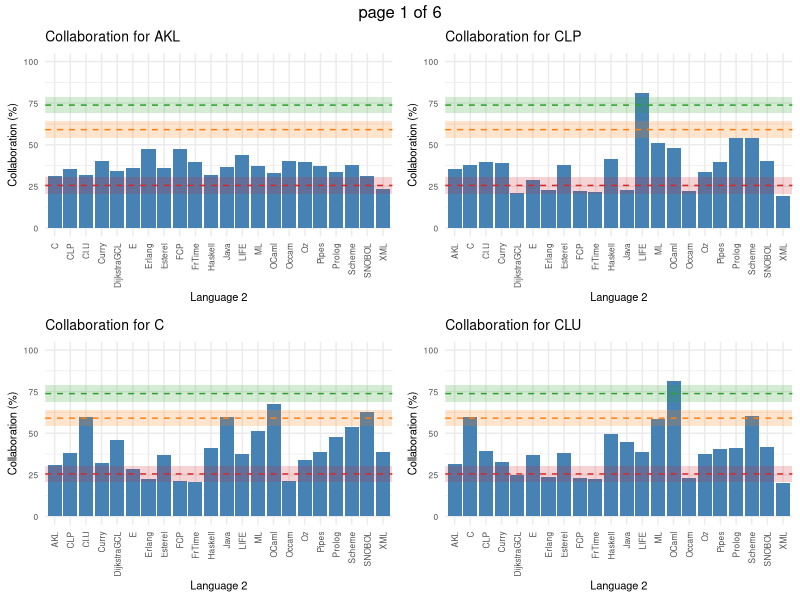
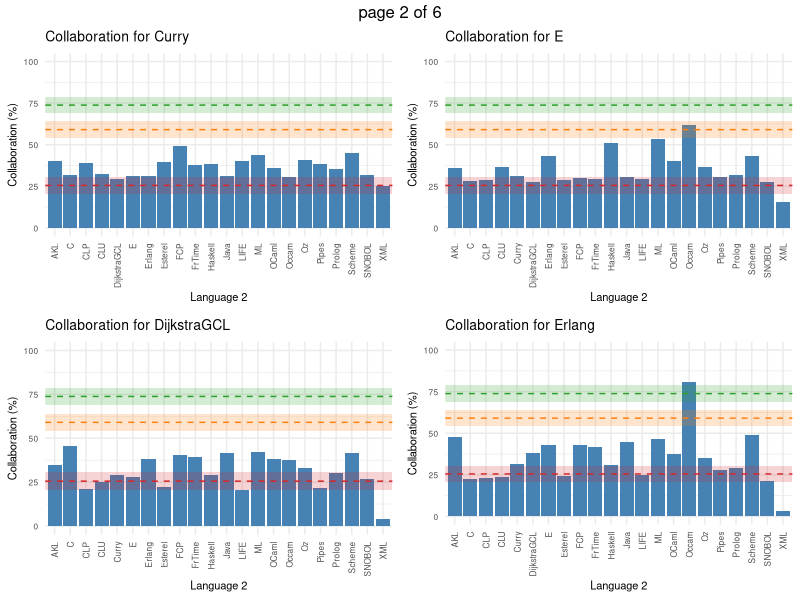
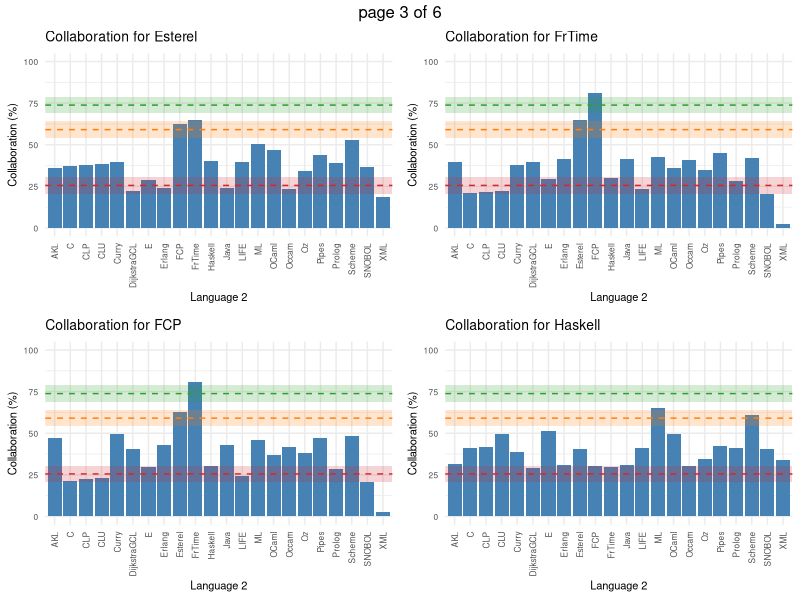
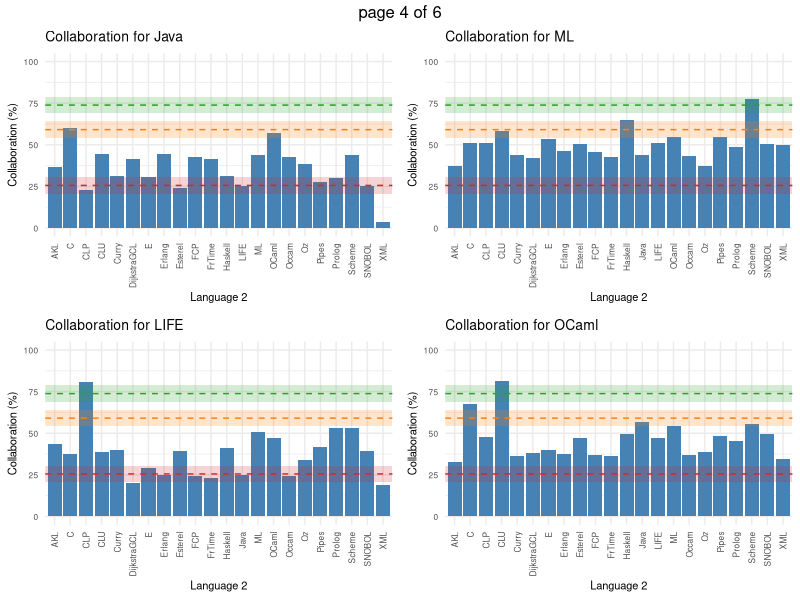
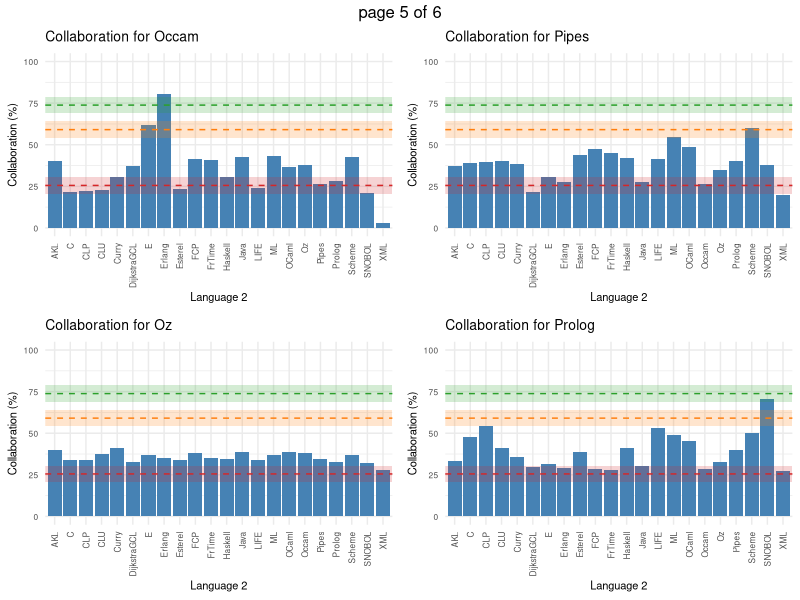
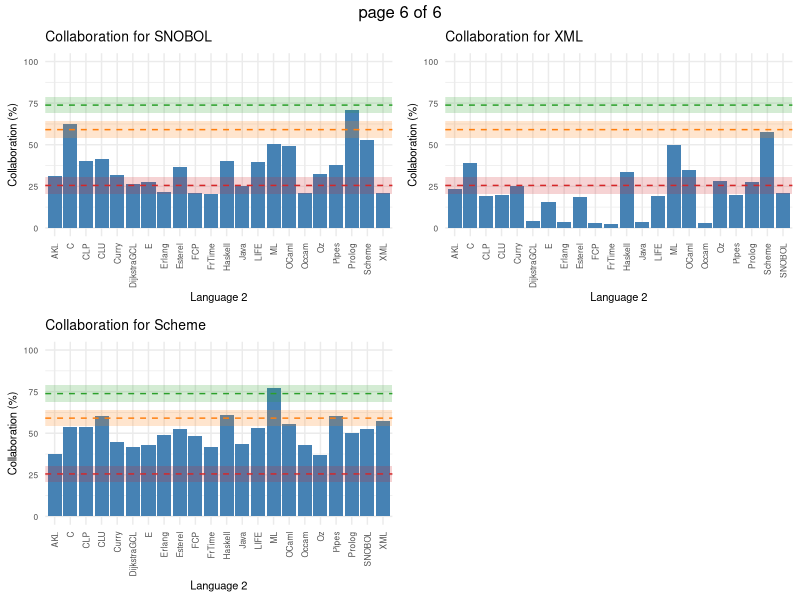

The R source for these figures, in order:
library(ggplot2)
library(dplyr)
library(readr)
library(gridExtra)

# Read the data from a CSV file
data <- read_csv("CollaborationMetric_Languages_Raw.csv")

# Convert 'CollaborationScore' to a percentage
data <- data %>%
  mutate(Collaboration_Percentage = as.numeric(CollaborationScore) * 100)

# Define a custom theme
adjusted_theme <- theme(
  plot.title = element_text(size = 10),
  axis.title = element_text(size = 8),
  axis.text.x = element_text(angle = 90, vjust = 0.5, size = 6),
  axis.text.y = element_text(size = 6),
  legend.title = element_text(size = 8),
  legend.text = element_text(size = 6)
)

seuils <- c(25.53, 59.07, 73.82)
colors <- c("#d62728", "#ff7f0e", "#2ca02c")
tolerance <- 5

data_sorted <- data %>% arrange(Language1)
unique_languages <- unique(data_sorted$Language1)
graphs <- list()

for (language in unique_languages) {
  subset_data <- filter(data_sorted, Language1 == language)
  graph <- ggplot(subset_data, aes(x = Language2, y = Collaboration_Percentage)) +
    geom_bar(stat = "identity", fill = "steelblue") +
    theme_minimal() + adjusted_theme +
    labs(title = paste("Collaboration for", language), x = "Language 2", y = "Collaboration (%)") +
    theme(axis.text.x = element_text(angle = 90, hjust = 1)) +
    scale_y_continuous(limits = c(0, 100), breaks = seq(0, 100, by = 25))
  
  # Add horizontal lines for each threshold
  for(i in 1:length(seuils)) {
    graph <- graph +
      geom_hline(yintercept = seuils[i], linetype = "dashed", color = colors[i]) +
      annotate("rect", xmin = -Inf, xmax = Inf, ymin = seuils[i] - tolerance, ymax = seuils[i] + tolerance, fill = colors[i], alpha = 0.2)
  }
  graphs[[language]] <- graph
}

# Export the graphs
ggsave("AllLanguageCollaborationReport.pdf", marrangeGrob(grobs = lapply(graphs, ggplotGrob), ncol = 2, nrow = 2), device = "pdf")
